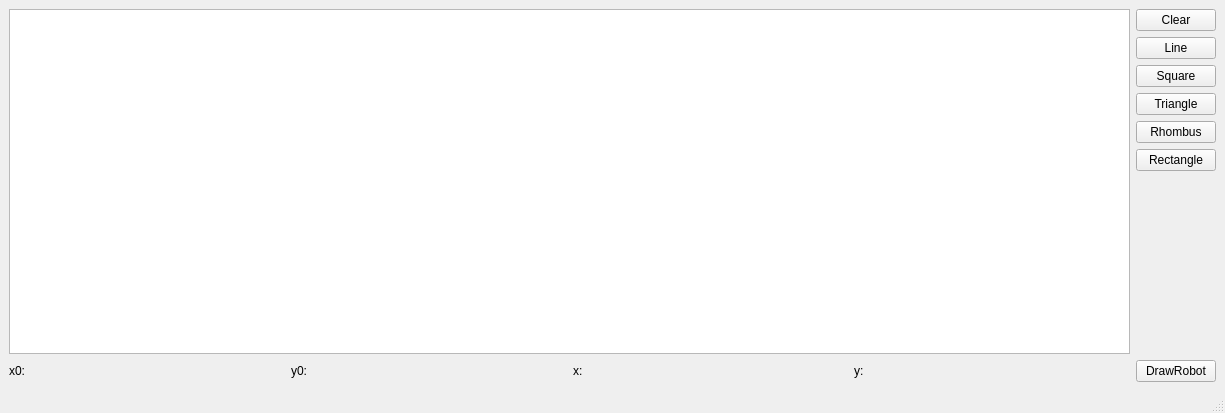
<?xml version="1.0" encoding="UTF-8"?>
<ui version="4.0">
 <class>MainWindow</class>
 <widget class="QMainWindow" name="MainWindow">
  <property name="geometry">
   <rect>
    <x>0</x>
    <y>0</y>
    <width>1225</width>
    <height>413</height>
   </rect>
  </property>
  <property name="windowTitle">
   <string>MainWindow</string>
  </property>
  <widget class="QWidget" name="centralwidget">
   <layout class="QGridLayout" name="gridLayout">
    <item row="0" column="3">
     <layout class="QVBoxLayout" name="verticalLayout">
      <item>
       <widget class="QPushButton" name="ClearButton">
        <property name="text">
         <string>Clear</string>
        </property>
       </widget>
      </item>
      <item>
       <widget class="QPushButton" name="LineButton">
        <property name="text">
         <string>Line</string>
        </property>
       </widget>
      </item>
      <item>
       <widget class="QPushButton" name="SquareButton">
        <property name="text">
         <string>Square</string>
        </property>
       </widget>
      </item>
      <item>
       <widget class="QPushButton" name="TriangleButton">
        <property name="text">
         <string>Triangle</string>
        </property>
       </widget>
      </item>
      <item>
       <widget class="QPushButton" name="RhombusButton">
        <property name="text">
         <string>Rhombus</string>
        </property>
       </widget>
      </item>
      <item>
       <widget class="QPushButton" name="RectangleButton">
        <property name="text">
         <string>Rectangle</string>
        </property>
       </widget>
      </item>
      <item>
       <widget class="QLabel" name="label">
        <property name="text">
         <string/>
        </property>
       </widget>
      </item>
     </layout>
    </item>
    <item row="0" column="0">
     <widget class="QGraphicsView" name="graphicsView"/>
    </item>
    <item row="1" column="0">
     <layout class="QHBoxLayout" name="horizontalLayout">
      <item>
       <widget class="QLabel" name="label_x0">
        <property name="text">
         <string>x0:</string>
        </property>
       </widget>
      </item>
      <item>
       <widget class="QLabel" name="label_y0">
        <property name="text">
         <string>y0:</string>
        </property>
       </widget>
      </item>
      <item>
       <widget class="QLabel" name="label_x">
        <property name="text">
         <string>x:</string>
        </property>
       </widget>
      </item>
      <item>
       <widget class="QLabel" name="label_y">
        <property name="text">
         <string>y:</string>
        </property>
       </widget>
      </item>
     </layout>
    </item>
    <item row="1" column="3">
     <widget class="QPushButton" name="DrawRobotButton">
      <property name="text">
       <string>DrawRobot</string>
      </property>
     </widget>
    </item>
   </layout>
  </widget>
  <widget class="QMenuBar" name="menubar">
   <property name="geometry">
    <rect>
     <x>0</x>
     <y>0</y>
     <width>1225</width>
     <height>25</height>
    </rect>
   </property>
  </widget>
  <widget class="QStatusBar" name="statusbar"/>
 </widget>
 <resources/>
 <connections/>
</ui>
